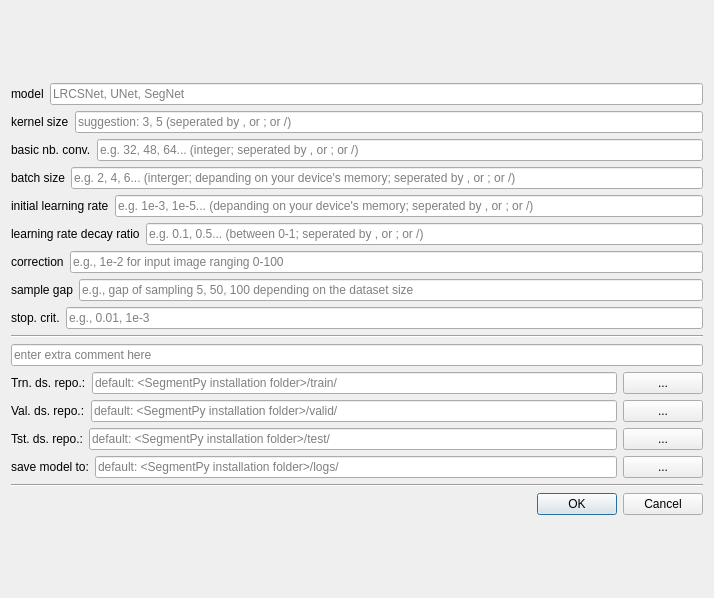
<?xml version="1.0" encoding="UTF-8"?>
<ui version="4.0">
 <class>gridSearch_dialog</class>
 <widget class="QDialog" name="gridSearch_dialog">
  <property name="geometry">
   <rect>
    <x>0</x>
    <y>0</y>
    <width>714</width>
    <height>598</height>
   </rect>
  </property>
  <property name="windowTitle">
   <string>Dialog</string>
  </property>
  <layout class="QGridLayout" name="gridLayout">
   <item row="0" column="0">
    <layout class="QVBoxLayout" name="verticalLayout_2">
     <item>
      <layout class="QVBoxLayout" name="verticalLayout">
       <item>
        <layout class="QHBoxLayout" name="horizontalLayout_10">
         <item>
          <widget class="QLabel" name="label_6">
           <property name="text">
            <string>model</string>
           </property>
          </widget>
         </item>
         <item>
          <widget class="QLineEdit" name="model_line">
           <property name="placeholderText">
            <string>LRCSNet, UNet, SegNet</string>
           </property>
          </widget>
         </item>
        </layout>
       </item>
       <item>
        <layout class="QHBoxLayout" name="horizontalLayout">
         <item>
          <widget class="QLabel" name="label">
           <property name="text">
            <string>kernel size</string>
           </property>
          </widget>
         </item>
         <item>
          <widget class="QLineEdit" name="kernel_size">
           <property name="placeholderText">
            <string>suggestion: 3, 5 (seperated by , or ; or /)</string>
           </property>
          </widget>
         </item>
        </layout>
       </item>
       <item>
        <layout class="QHBoxLayout" name="horizontalLayout_2">
         <item>
          <widget class="QLabel" name="label_2">
           <property name="text">
            <string>basic nb. conv.</string>
           </property>
          </widget>
         </item>
         <item>
          <widget class="QLineEdit" name="nb_conv">
           <property name="placeholderText">
            <string>e.g. 32, 48, 64... (integer; seperated by , or ; or /)</string>
           </property>
          </widget>
         </item>
        </layout>
       </item>
       <item>
        <layout class="QHBoxLayout" name="horizontalLayout_4">
         <item>
          <widget class="QLabel" name="label_4">
           <property name="text">
            <string>batch size</string>
           </property>
          </widget>
         </item>
         <item>
          <widget class="QLineEdit" name="batch_size">
           <property name="placeholderText">
            <string>e.g. 2, 4, 6... (interger; depanding on your device's memory; seperated by , or ; or /)</string>
           </property>
          </widget>
         </item>
        </layout>
       </item>
       <item>
        <layout class="QHBoxLayout" name="horizontalLayout_3">
         <item>
          <widget class="QLabel" name="label_3">
           <property name="text">
            <string>initial learning rate</string>
           </property>
          </widget>
         </item>
         <item>
          <widget class="QLineEdit" name="init_lr">
           <property name="placeholderText">
            <string>e.g. 1e-3, 1e-5... (depanding on your device's memory; seperated by , or ; or /)</string>
           </property>
          </widget>
         </item>
        </layout>
       </item>
       <item>
        <layout class="QHBoxLayout" name="horizontalLayout_5">
         <item>
          <widget class="QLabel" name="label_5">
           <property name="text">
            <string>learning rate decay ratio</string>
           </property>
          </widget>
         </item>
         <item>
          <widget class="QLineEdit" name="decay_ratio">
           <property name="placeholderText">
            <string>e.g. 0.1, 0.5... (between 0-1; seperated by , or ; or /)</string>
           </property>
          </widget>
         </item>
        </layout>
       </item>
       <item>
        <layout class="QHBoxLayout" name="horizontalLayout_11">
         <item>
          <widget class="QLabel" name="label_7">
           <property name="text">
            <string>correction</string>
           </property>
          </widget>
         </item>
         <item>
          <widget class="QLineEdit" name="correctionLine">
           <property name="placeholderText">
            <string>e.g., 1e-2 for input image ranging 0-100</string>
           </property>
          </widget>
         </item>
        </layout>
       </item>
       <item>
        <layout class="QHBoxLayout" name="horizontalLayout_12">
         <item>
          <widget class="QLabel" name="label_8">
           <property name="text">
            <string>sample gap</string>
           </property>
          </widget>
         </item>
         <item>
          <widget class="QLineEdit" name="sample_gapLine">
           <property name="placeholderText">
            <string>e.g., gap of sampling 5, 50, 100 depending on the dataset size</string>
           </property>
          </widget>
         </item>
        </layout>
       </item>
       <item>
        <layout class="QHBoxLayout" name="horizontalLayout_13">
         <item>
          <widget class="QLabel" name="label_9">
           <property name="text">
            <string>stop. crit.</string>
           </property>
          </widget>
         </item>
         <item>
          <widget class="QLineEdit" name="stop_criterionLine">
           <property name="placeholderText">
            <string>e.g., 0.01, 1e-3</string>
           </property>
          </widget>
         </item>
        </layout>
       </item>
      </layout>
     </item>
     <item>
      <widget class="Line" name="line">
       <property name="orientation">
        <enum>Qt::Horizontal</enum>
       </property>
      </widget>
     </item>
     <item>
      <widget class="QLineEdit" name="comment">
       <property name="placeholderText">
        <string>enter extra comment here</string>
       </property>
      </widget>
     </item>
     <item>
      <layout class="QHBoxLayout" name="horizontalLayout_7">
       <item>
        <widget class="QLabel" name="label_20">
         <property name="text">
          <string>Trn. ds. repo.:</string>
         </property>
        </widget>
       </item>
       <item>
        <widget class="QLineEdit" name="trn_dir_line">
         <property name="placeholderText">
          <string>default: &lt;SegmentPy installation folder&gt;/train/</string>
         </property>
        </widget>
       </item>
       <item>
        <widget class="QPushButton" name="trn_dir_button">
         <property name="text">
          <string>...</string>
         </property>
        </widget>
       </item>
      </layout>
     </item>
     <item>
      <layout class="QHBoxLayout" name="horizontalLayout_9">
       <item>
        <widget class="QLabel" name="label_19">
         <property name="text">
          <string>Val. ds. repo.:</string>
         </property>
        </widget>
       </item>
       <item>
        <widget class="QLineEdit" name="val_dir_line">
         <property name="placeholderText">
          <string>default: &lt;SegmentPy installation folder&gt;/valid/</string>
         </property>
        </widget>
       </item>
       <item>
        <widget class="QPushButton" name="val_dir_button">
         <property name="text">
          <string>...</string>
         </property>
        </widget>
       </item>
      </layout>
     </item>
     <item>
      <layout class="QHBoxLayout" name="horizontalLayout_6">
       <item>
        <widget class="QLabel" name="label_21">
         <property name="text">
          <string>Tst. ds. repo.:</string>
         </property>
        </widget>
       </item>
       <item>
        <widget class="QLineEdit" name="test_dir_line">
         <property name="placeholderText">
          <string>default: &lt;SegmentPy installation folder&gt;/test/</string>
         </property>
        </widget>
       </item>
       <item>
        <widget class="QPushButton" name="test_dir_button">
         <property name="text">
          <string>...</string>
         </property>
        </widget>
       </item>
      </layout>
     </item>
     <item>
      <layout class="QHBoxLayout" name="horizontalLayout_8">
       <item>
        <widget class="QLabel" name="label_22">
         <property name="text">
          <string>save model to:</string>
         </property>
        </widget>
       </item>
       <item>
        <widget class="QLineEdit" name="log_dir_line">
         <property name="placeholderText">
          <string>default: &lt;SegmentPy installation folder&gt;/logs/</string>
         </property>
        </widget>
       </item>
       <item>
        <widget class="QPushButton" name="log_dir_button">
         <property name="text">
          <string>...</string>
         </property>
        </widget>
       </item>
      </layout>
     </item>
     <item>
      <widget class="Line" name="line_2">
       <property name="orientation">
        <enum>Qt::Horizontal</enum>
       </property>
      </widget>
     </item>
     <item>
      <widget class="QDialogButtonBox" name="buttonBox">
       <property name="orientation">
        <enum>Qt::Horizontal</enum>
       </property>
       <property name="standardButtons">
        <set>QDialogButtonBox::Cancel|QDialogButtonBox::Ok</set>
       </property>
      </widget>
     </item>
    </layout>
   </item>
  </layout>
 </widget>
 <resources/>
 <connections>
  <connection>
   <sender>buttonBox</sender>
   <signal>accepted()</signal>
   <receiver>gridSearch_dialog</receiver>
   <slot>accept()</slot>
   <hints>
    <hint type="sourcelabel">
     <x>248</x>
     <y>254</y>
    </hint>
    <hint type="destinationlabel">
     <x>157</x>
     <y>274</y>
    </hint>
   </hints>
  </connection>
  <connection>
   <sender>buttonBox</sender>
   <signal>rejected()</signal>
   <receiver>gridSearch_dialog</receiver>
   <slot>reject()</slot>
   <hints>
    <hint type="sourcelabel">
     <x>316</x>
     <y>260</y>
    </hint>
    <hint type="destinationlabel">
     <x>286</x>
     <y>274</y>
    </hint>
   </hints>
  </connection>
 </connections>
</ui>
